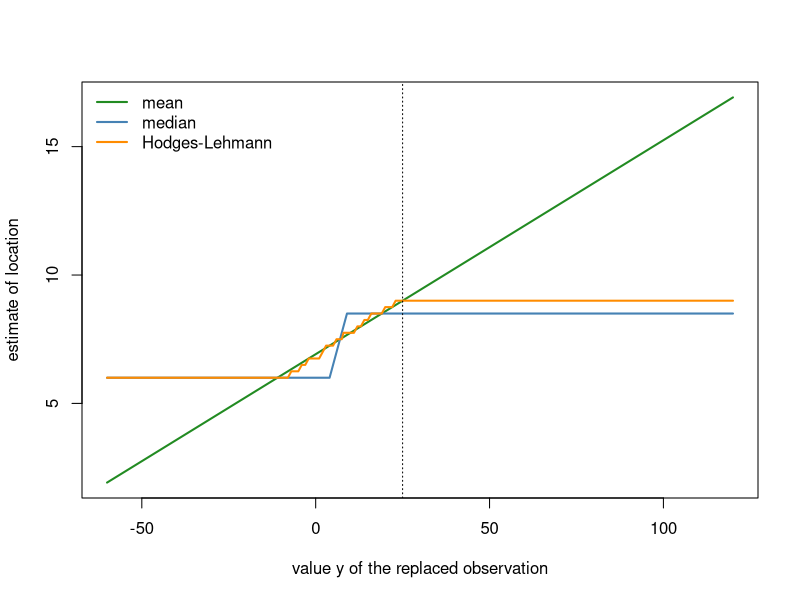

R code for this plot:
# Sensitivity curves of the mean, median and Hodges-Lehmann estimate when the largest of the
# 12 differences (25) is replaced by y.
base <- c(-2, 4, 8, -5, 16, 3, 1, 12, 17, 20, 9)
hl <- function(x) { w <- outer(x, x, "+") / 2; median(w[lower.tri(w, diag = TRUE)]) }
ys <- seq(-60, 120, by = 0.25)
est <- t(sapply(ys, function(y) { x <- c(base, y); c(mean(x), median(x), hl(x)) }))
matplot(ys, est, type = "l", lty = 1, lwd = 2, col = c("forestgreen", "steelblue", "darkorange"),
        xlab = "value y of the replaced observation", ylab = "estimate of location")
abline(v = 25, lty = 3)
legend("topleft", c("mean", "median", "Hodges-Lehmann"), col = c("forestgreen", "steelblue", "darkorange"),
       lwd = 2, bty = "n")
